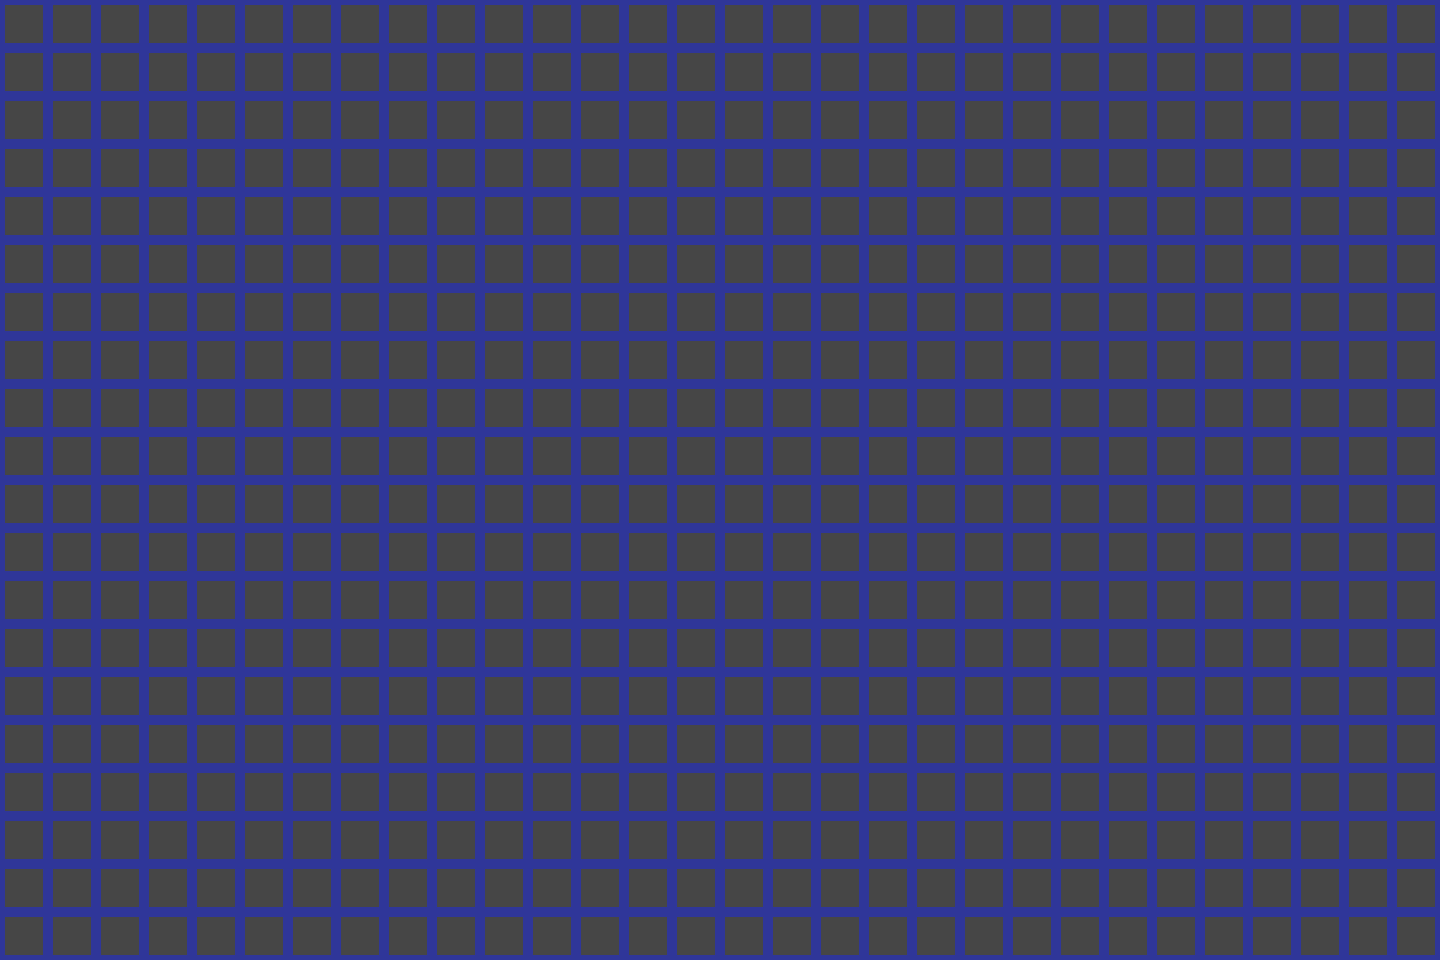

This is a level from a 2D game, rendered from its Tiled map with the project's own tilesets. A one-line summary and the map file follow, with tile-layer data summarised:
An orthogonal 30x20 tile map with 48x48 px tiles, 1 tile layer (Camada de Blocos 1).

<map version="1.10" tiledversion="1.11.1-99-gec89c545" orientation="orthogonal" renderorder="right-down" width="30" height="20" tilewidth="48" tileheight="48" infinite="0" nextlayerid="2" nextobjectid="1">
 <tileset firstgid="1" name="chao" tilewidth="48" tileheight="48" tilecount="1" columns="1">
  <image source="chao.png" width="48" height="48" />
 </tileset>
 <layer id="1" name="Camada de Blocos 1" width="30" height="20">
  <data>[600 cells, 600 non-empty, 1 distinct tile ids]</data>
 </layer>
</map>
